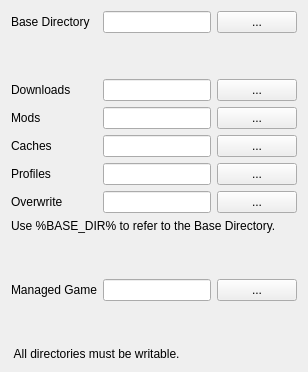
     <widget class="QWidget" name="pathsTab">
      <attribute name="title">
       <string>Paths</string>
      </attribute>
      <layout class="QVBoxLayout" name="verticalLayout_10">
       <item>
        <layout class="QGridLayout" name="gridLayout_2">
         <item row="6" column="2">
          <widget class="QPushButton" name="browseOverwriteDirBtn">
           <property name="text">
            <string>...</string>
           </property>
          </widget>
         </item>
         <item row="3" column="2">
          <widget class="QPushButton" name="browseModDirBtn">
           <property name="text">
            <string notr="true">...</string>
           </property>
          </widget>
         </item>
         <item row="6" column="1">
          <widget class="QLineEdit" name="overwriteDirEdit"/>
         </item>
         <item row="0" column="2">
          <widget class="QPushButton" name="browseBaseDirBtn">
           <property name="text">
            <string>...</string>
           </property>
          </widget>
         </item>
         <item row="0" column="1">
          <widget class="QLineEdit" name="baseDirEdit"/>
         </item>
         <item row="4" column="0">
          <widget class="QLabel" name="label_9">
           <property name="text">
            <string>Caches</string>
           </property>
          </widget>
         </item>
         <item row="6" column="0">
          <widget class="QLabel" name="label_24">
           <property name="text">
            <string>Overwrite</string>
           </property>
          </widget>
         </item>
         <item row="2" column="1">
          <widget class="QLineEdit" name="downloadDirEdit">
           <property name="toolTip">
            <string>Directory where downloads are stored.</string>
           </property>
           <property name="whatsThis">
            <string>Directory where downloads are stored.</string>
           </property>
          </widget>
         </item>
         <item row="4" column="1">
          <widget class="QLineEdit" name="cacheDirEdit"/>
         </item>
         <item row="4" column="2">
          <widget class="QPushButton" name="browseCacheDirBtn">
           <property name="text">
            <string notr="true">...</string>
           </property>
          </widget>
         </item>
         <item row="2" column="0">
          <widget class="QLabel" name="label_7">
           <property name="text">
            <string>Downloads</string>
           </property>
          </widget>
         </item>
         <item row="1" column="1">
          <spacer name="verticalSpacer_8">
           <property name="orientation">
            <enum>Qt::Vertical</enum>
           </property>
           <property name="sizeHint" stdset="0">
            <size>
             <width>20</width>
             <height>40</height>
            </size>
           </property>
          </spacer>
         </item>
         <item row="5" column="0">
          <widget class="QLabel" name="label_22">
           <property name="text">
            <string>Profiles</string>
           </property>
          </widget>
         </item>
         <item row="2" column="2">
          <widget class="QPushButton" name="browseDownloadDirBtn">
           <property name="sizePolicy">
            <sizepolicy hsizetype="Fixed" vsizetype="Fixed">
             <horstretch>0</horstretch>
             <verstretch>0</verstretch>
            </sizepolicy>
           </property>
           <property name="text">
            <string notr="true">...</string>
           </property>
          </widget>
         </item>
         <item row="5" column="1">
          <widget class="QLineEdit" name="profilesDirEdit"/>
         </item>
         <item row="3" column="1">
          <widget class="QLineEdit" name="modDirEdit">
           <property name="toolTip">
            <string>Directory where mods are stored.</string>
           </property>
           <property name="whatsThis">
            <string>Directory where mods are stored. Please note that changing this will break all associations of profiles with mods that don't exist in the new location (with the same name).</string>
           </property>
          </widget>
         </item>
         <item row="5" column="2">
          <widget class="QPushButton" name="browseProfilesDirBtn">
           <property name="text">
            <string>...</string>
           </property>
          </widget>
         </item>
         <item row="11" column="1">
          <widget class="QLineEdit" name="managedGameDirEdit">
           <property name="acceptDrops">
            <bool>false</bool>
           </property>
           <property name="readOnly">
            <bool>true</bool>
           </property>
          </widget>
         </item>
         <item row="3" column="0">
          <widget class="QLabel" name="label_8">
           <property name="text">
            <string>Mods</string>
           </property>
          </widget>
         </item>
         <item row="10" column="1">
          <spacer name="verticalSpacer_7">
           <property name="orientation">
            <enum>Qt::Vertical</enum>
           </property>
           <property name="sizeHint" stdset="0">
            <size>
             <width>20</width>
             <height>40</height>
            </size>
           </property>
          </spacer>
         </item>
         <item row="11" column="0">
          <widget class="QLabel" name="label_29">
           <property name="text">
            <string>Managed Game</string>
           </property>
          </widget>
         </item>
         <item row="0" column="0">
          <widget class="QLabel" name="label_25">
           <property name="text">
            <string>Base Directory</string>
           </property>
          </widget>
         </item>
         <item row="9" column="0" colspan="3">
          <widget class="QLabel" name="label_26">
           <property name="text">
            <string>Use %BASE_DIR% to refer to the Base Directory.</string>
           </property>
          </widget>
         </item>
         <item row="11" column="2">
          <widget class="QPushButton" name="browseGameDirBtn">
           <property name="text">
            <string>...</string>
           </property>
          </widget>
         </item>
        </layout>
       </item>
       <item>
        <spacer name="verticalSpacer_6">
         <property name="orientation">
          <enum>Qt::Vertical</enum>
         </property>
         <property name="sizeHint" stdset="0">
          <size>
           <width>20</width>
           <height>40</height>
          </size>
         </property>
        </spacer>
       </item>
       <item>
        <widget class="QLabel" name="label_23">
         <property name="text">
          <string> All directories must be writable.</string>
         </property>
        </widget>
       </item>
      </layout>
     </widget>
